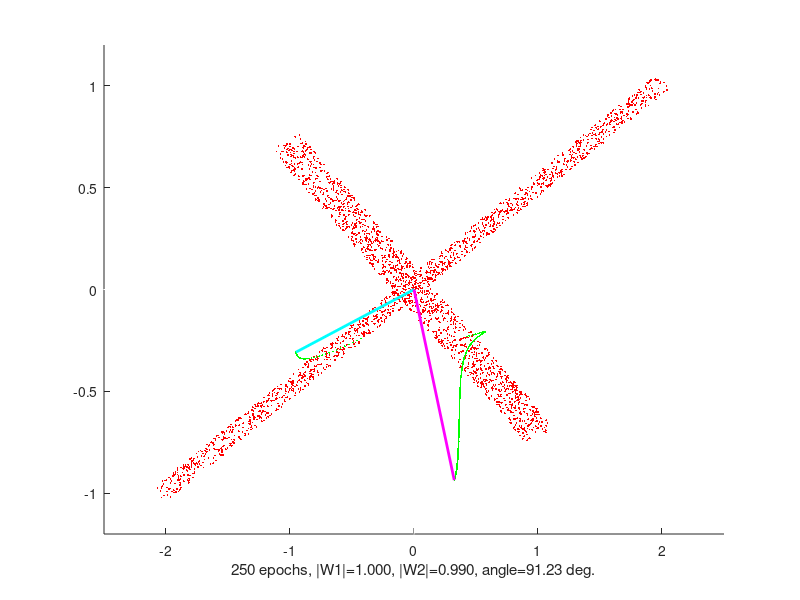

This figure's MATLAB source:
% Principal Component Analysis using Sanger's rule.
% David S. Touretzky.   September, 1998.
%
% See equations (8.21) and (8.22) from Hertz, Krogh, and Palmer.
%
%  Npts		number of points in the training set (Gaussian)
%  Nepochs	number of epochs to run
%  eta		learning rate

if ~exist('demo_type','var'), demo_type = 'pca_cross'; end
if ~strcmp(demo_type,'pca_cross'), clear all; demo_type = 'pca_cross'; end
if ~exist('Npts','var'), Npts = 3000; end
if ~exist('Nepochs','var'), Nepochs = 250; end

if ~exist('eta','var'), eta = 0.1; end

nptsx = floor(Npts/2);
nptsy = Npts - nptsx;
pts = zeros(2,Npts);
pts(1,1:nptsx) = rand(1,nptsx)*2-1;
pts(2,nptsx+(1:nptsy)) = rand(1,nptsy)*2-1;
pts = pts + rand(2,Npts)*0.1-0.05;

A = [2 1; 1 -0.7];  % mixing matrix
rpts = A*pts;
rpts = rpts - mean(rpts,2)*ones(1,Npts); % assure zero mean

% plot the axes (white lines), training set (red dots), and mean (blue circle)
figure(gcf)
clf, whitebg(gcf,[0 0 0]), hold on
axis([-2.5 2.5 -1.2 1.2])
plot([-50 50],[0 0],'w--')
plot([0 0],[-50 50],'w--')
plot(rpts(1,:),rpts(2,:),'r.','MarkerSize',4)
hw1 = []; hw2 = []; hm1 = []; hm2 = []; hp = [];

W1 = (rand(2,1)-0.5) / 1;
W2 = (rand(2,1)-0.5) / 1;

if ~exist('eta','var'), eta = 0.5; end
if ~exist('Nepochs','var'), Nepochs = 20; end
M1 = zeros(2,Nepochs);
M2 = M1;

for epoch = 1:Nepochs;  % main loop
  V1 = W1' * rpts; V2 = W2' * rpts;
  deltaW1 = sum(eta * repmat(V1,2,1) .* (rpts - W1*V1),2);
  deltaW2 = sum(eta * repmat(V2,2,1) .* (rpts - W1*V1 - W2*V2),2);
  W1 = W1 + deltaW1 / Npts;
  W2 = W2 + deltaW2 / Npts;
  if epoch > 1
    M1(:,epoch-1) = W1; M2(:,epoch-1) = W2;
    delete([hw1 hw2 hm1 hm2 hp]);
    hm1 = plot(M1(1,:),M1(2,:),'g.','MarkerSize',4);  % memory of past W values (green dots)
    hm2 = plot(M2(1,:),M2(2,:),'g.','MarkerSize',4);
    hw1=plot([0 W1(1)],[0 W1(2)],'c','LineWidth',2); % current W vectors (blue lines)
    hw2=plot([0 W2(1)],[0 W2(2)],'m','LineWidth',2);
    xlabel(sprintf('%d epochs, |W1|=%5.3f, |W2|=%5.3f, angle=%5.2f deg.', ...
                   epoch, norm(W1), norm(W2), ...
                   acos(dot(W1,W2)/norm(W1)/norm(W2))*180/pi))
    drawnow
  end
end


% plot eigenvalues calculated directly, for comparison (purple lines)
C = rpts*rpts';
[eigvec,eigval] = eig(C)
%plot([0 eigvec(1,2)],[0 eigvec(2,2)],'m--')  
%plot([0 eigvec(1,1)],[0 eigvec(2,1)],'m--')
drawnow
